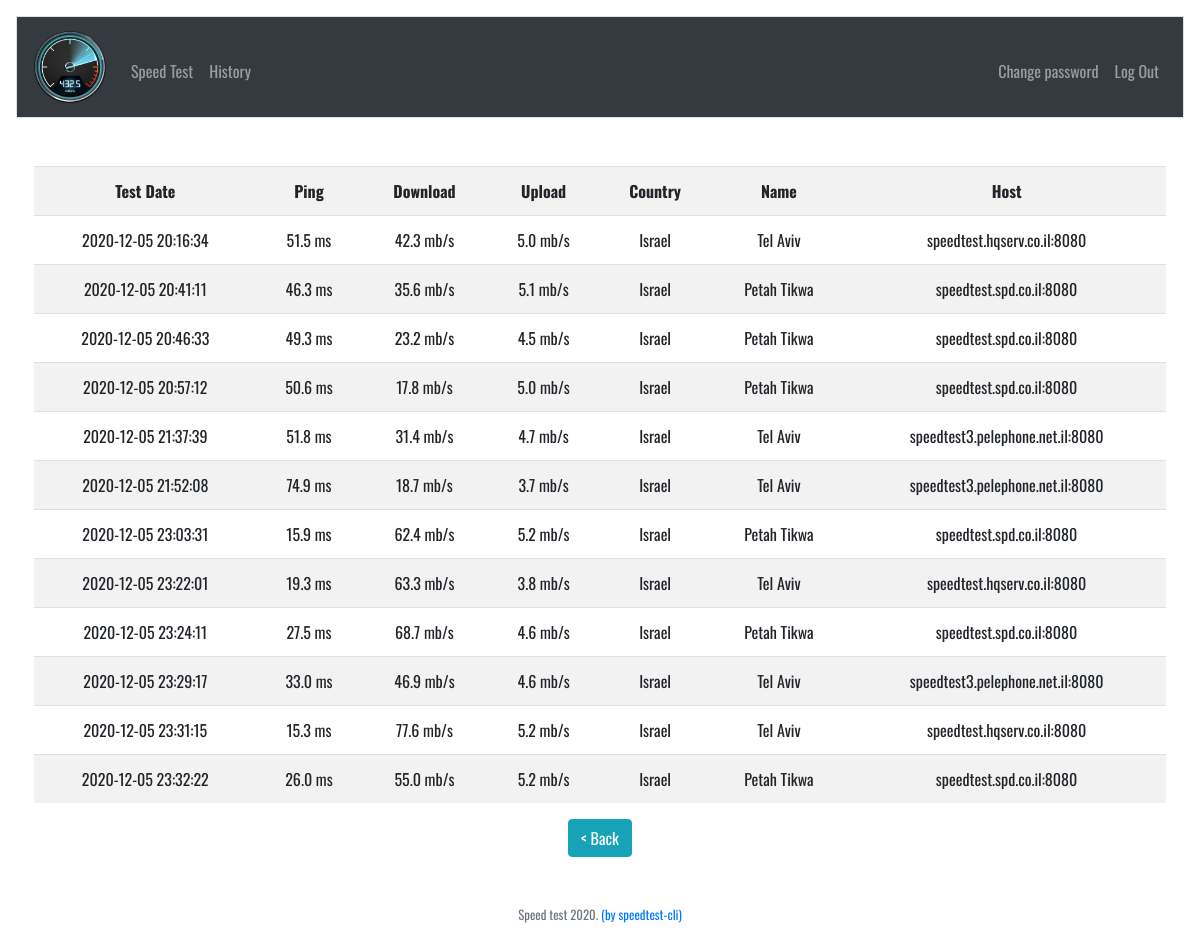
Screenshot of /history (signed in) with the database file from the repository.
### tables this page shows
CREATE TABLE 'history' ('id' INTEGER PRIMARY KEY AUTOINCREMENT NOT NULL, 'user_id' INTEGER NOT NULL, 'ping' numeric, 'download' numeric, 'upload' numeric, 'country' TEXT, 'name' TEXT, 'host' TEXT, date datetime NOT NULL);

### application.py (the view)
@app.route("/history")
@login_required
def history():
    data = db.execute("SELECT * FROM history WHERE user_id = :user_id", user_id=session["user_id"])
    return render_template("history.html", data=data)

### application.py (called while the page is built)
@app.after_request
def after_request(response):
    response.headers["Cache-Control"] = "no-cache, no-store, must-revalidate"
    response.headers["Expires"] = 0
    response.headers["Pragma"] = "no-cache"
    return response

### helpers.py (called while the page is built)
def login_required(f):
    @wraps(f)
    def decorated_function(*args, **kwargs):
        if session.get("user_id") is None:
            return redirect("/login")
        return f(*args, **kwargs)
    return decorated_function

### templates/history.html (shortened to what this page needs)
{% extends "layout.html" %}
{% block main %}
    <table class="table table-striped">
        <tr>
            <th scope="col">Test Date</th>
            <th scope="col">Ping</th>
            <th scope="col">Download</th>
            <th scope="col">Upload</th>
            <th scope="col">Country</th>
            <th scope="col">Name</th>
            <th class="host" scope="col">Host</th>
        </tr>
            {% for row in data %}
                <tr>
                    <td>{{ row["date"] }}</td>
                    <td>{{ "{:.1f}".format(row["ping"]) }} ms</td>
                    <td>{{ "{:.1f}".format(row["download"]) }} mb/s</td>
                    <td>{{ "{:.1f}".format(row["upload"]) }} mb/s</td>
                    <td>{{ row["country"] }}</td>
                    <td>{{ row["name"] }}</td>
                    <td class="host">{{ row["host"] }}</td>
                </tr>
            {% endfor %}
    </table>
    <a href="/">
        <button id="button" class="btn btn-info">< Back</button>
    </a>
{% endblock %}

### templates/layout.html (shortened to what this page needs)
<!DOCTYPE html>
<html lang="en">
    <head>
        <link href="https://maxcdn.bootstrapcdn.com/bootstrap/4.1.3/css/bootstrap.min.css" rel="stylesheet">
        <link href="/static/styles.css" rel="stylesheet">
        <link rel="stylesheet" href="https://maxcdn.bootstrapcdn.com/font-awesome/4.4.0/css/font-awesome.min.css">
    </head>
    <body>
        <nav class="navbar navbar-expand-sm navbar-dark bg-dark border">
            <a class="navbar-brand" href="/">
            <img src="../static/images/logo.png" alt="logo" style="max-height: 74px"/>
            </a>
            <div class="collapse navbar-collapse" id="navbar">
                {% if session.user_id %}
                    <ul class="navbar-nav mr-auto mt-2">
                        <li class="nav-item"><a class="nav-link" href="/">Speed Test</a></li>
                        <li class="nav-item"><a class="nav-link" href="/history">History</a></li>
                    </ul>
                    <ul class="navbar-nav ml-auto mt-2">
                        <li class="nav-item"><a class="nav-link" href="/change">Change password</a></li>
                        <li class="nav-item"><a class="nav-link" href="/logout">Log Out</a></li>
                    </ul>
                {% else %}
                    <ul class="navbar-nav ml-auto mt-2">
                        <li class="nav-item"><a class="nav-link" href="/register">Registration</a></li>
                        <li class="nav-item"><a class="nav-link" href="/login">Log In</a></li>
                    </ul>
                {% endif %}
            </div>
        </nav>
        <main class="container pt-5 pr-1 pl-1 pb-5 mx-auto" >
            {% block main %}{% endblock %}
        </main>
        <footer class="small text-center text-muted">
            Speed test 2020. <a href="https://www.speedtest.net/apps/cli">(by speedtest-cli)</a>
        </footer>
    </body>
</html>

### static/styles.css (style rules this page uses)
body { padding: 1em; font-family: "Oswald"; }
nav .navbar-brand { font-size: xx-large; }
main { overflow-x: auto; text-align: center; }

### rows the page displays
history: date "2020-12-05 20:16:34", ping "51.5", download "42.3", upload "5.0", country "Israel", name "Tel Aviv", host "speedtest.hqserv.co.il:8080"
history: date "2020-12-05 20:41:11", ping "46.3", download "35.6", upload "5.1", country "Israel", name "Petah Tikwa", host "speedtest.spd.co.il:8080"
history: date "2020-12-05 20:46:33", ping "49.3", download "23.2", upload "4.5", country "Israel", name "Petah Tikwa", host "speedtest.spd.co.il:8080"
history: date "2020-12-05 20:57:12", ping "50.6", download "17.8", upload "5.0", country "Israel", name "Petah Tikwa", host "speedtest.spd.co.il:8080"
history: date "2020-12-05 21:37:39", ping "51.8", download "31.4", upload "4.7", country "Israel", name "Tel Aviv", host "speedtest3.pelephone.net.il:8080"
history: date "2020-12-05 21:52:08", ping "74.9", download "18.7", upload "3.7", country "Israel", name "Tel Aviv", host "speedtest3.pelephone.net.il:8080"
history: date "2020-12-05 23:03:31", ping "15.9", download "62.4", upload "5.2", country "Israel", name "Petah Tikwa", host "speedtest.spd.co.il:8080"
history: date "2020-12-05 23:22:01", ping "19.3", download "63.3", upload "3.8", country "Israel", name "Tel Aviv", host "speedtest.hqserv.co.il:8080"
history: date "2020-12-05 23:24:11", ping "27.5", download "68.7", upload "4.6", country "Israel", name "Petah Tikwa", host "speedtest.spd.co.il:8080"
history: date "2020-12-05 23:29:17", ping "33.0", download "46.9", upload "4.6", country "Israel", name "Tel Aviv", host "speedtest3.pelephone.net.il:8080"
history: date "2020-12-05 23:31:15", ping "15.3", download "77.6", upload "5.2", country "Israel", name "Tel Aviv", host "speedtest.hqserv.co.il:8080"
history: date "2020-12-05 23:32:22", ping "26.0", download "55.0", upload "5.2", country "Israel", name "Petah Tikwa", host "speedtest.spd.co.il:8080"
